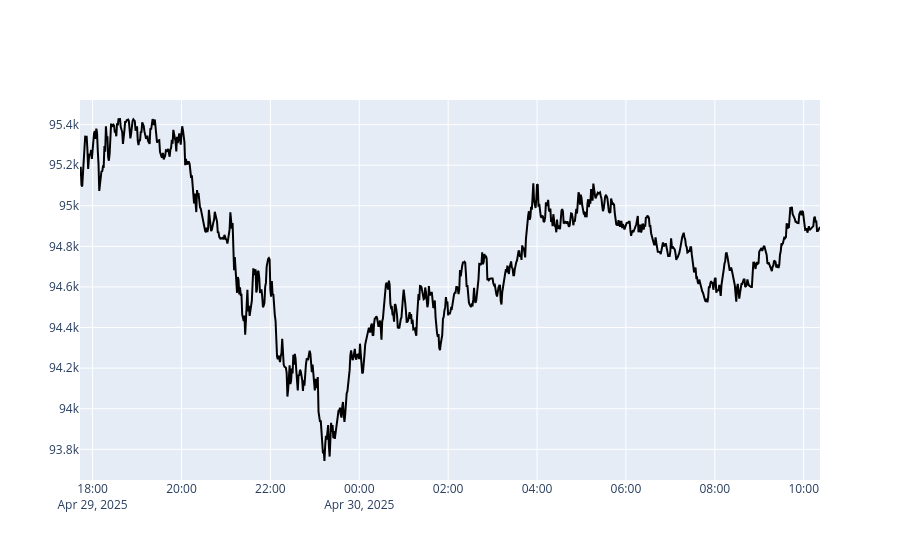

Here is the notebook cell this chart was saved with:
### Code cell
plot_price_data(df)

### Figure 1 — Plotly figure (JSON) as saved in the notebook; plotly's stock layout.template omitted (floating-point values rounded to 4 significant figures; data arrays with more than 128 entries replaced by an {"elided": "..."} marker saying what was removed)
{"data": [{"line": {"color": "black"}, "mode": "lines", "name": "Price", "type": "scatter", "x": {"elided": "1000 str values"}, "y": {"elided": "1000 float values"}}], "layout": {}}
